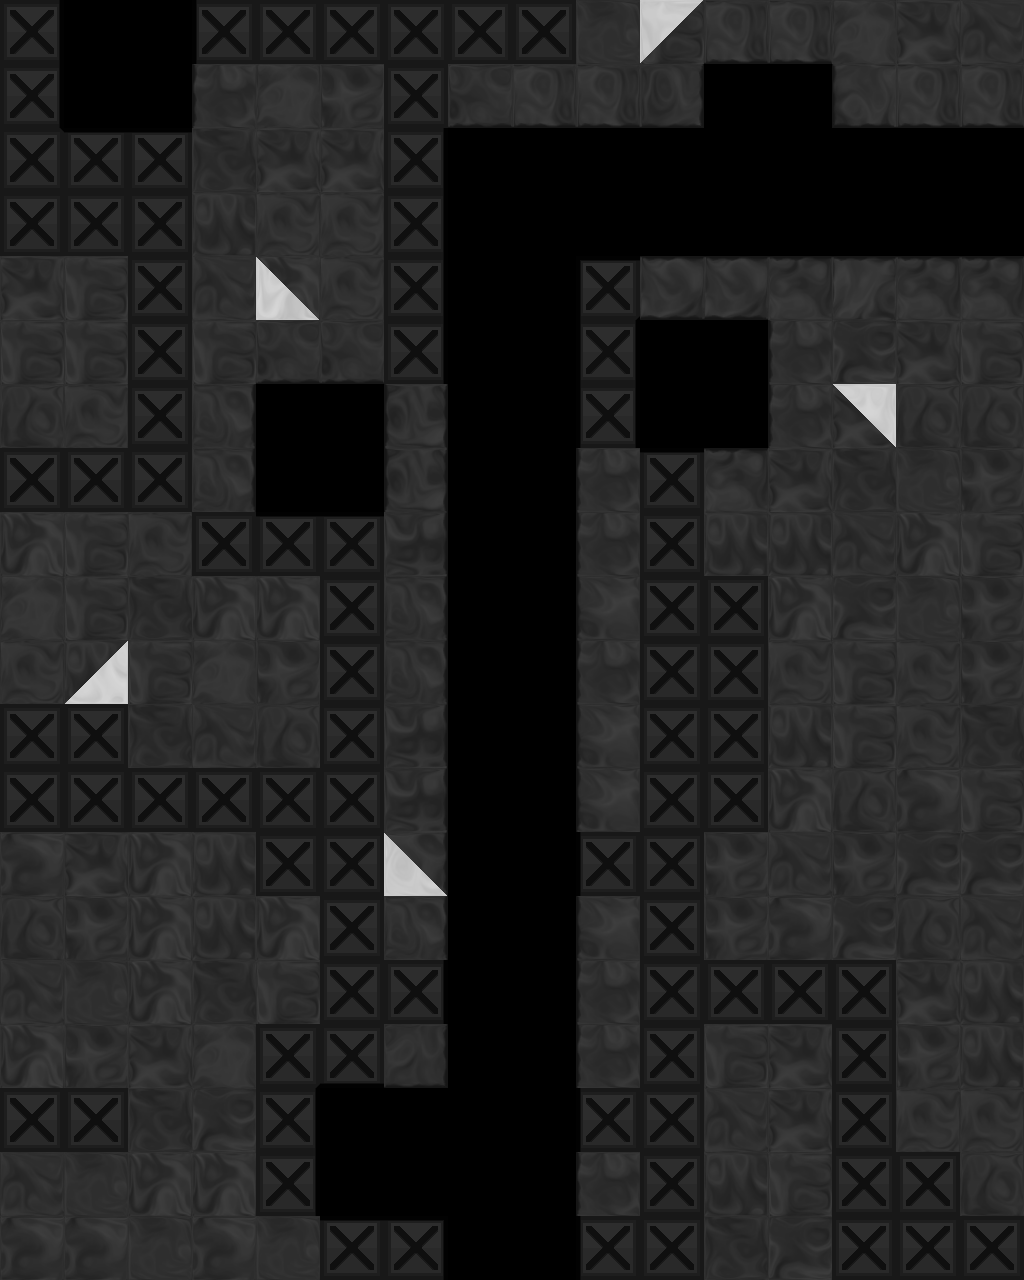

A 2D game scene composited from a Tiled map and its tileset images. What follows is a short description and the map's XML, with every tile layer's data as written:
An orthogonal 16x20 tile map with 64x64 px tiles, 1 tile layer (tile), 1 hidden layer not drawn, 4 tilesets and 3 objects (3x Exit).

<map version="1.0" orientation="orthogonal" width="16" height="20" tilewidth="64" tileheight="64">
 <properties>
  <property name="bg" value="bg4" />
  <property name="bgParallaxX" value=".7" />
  <property name="bgParallaxY" value=".7" />
  <property name="music" value="begin_red" />
 </properties>
 <tileset firstgid="1" source="tiles/black_tiles.tsx" />
 <tileset firstgid="50" source="tiles/white_tiles.tsx" />
 <tileset firstgid="99" source="tiles/mixed_tiles.tsx" />
 <tileset firstgid="211" source="tiles/black_indestructable.tsx" />
 <layer name="backTile" width="16" height="20" visible="0">
  <data encoding="csv">
0,0,0,0,0,0,0,0,0,0,0,0,0,0,0,0,
0,0,0,0,0,0,0,0,0,0,0,0,0,0,0,0,
0,0,0,0,0,0,0,0,0,0,0,0,0,0,0,0,
0,0,0,0,0,0,0,0,0,0,0,0,0,0,0,0,
0,0,0,0,0,0,0,0,0,0,0,0,0,0,0,0,
0,0,0,0,0,0,0,0,0,0,0,0,0,0,0,0,
0,0,0,0,0,0,0,0,0,0,0,0,0,0,0,0,
0,0,0,0,0,0,0,0,0,0,0,0,0,0,0,0,
0,0,0,0,0,0,0,0,0,0,0,0,0,0,0,0,
0,0,0,0,0,0,0,0,0,0,0,0,0,0,0,0,
0,0,0,0,0,0,0,0,0,0,0,0,0,0,0,0,
0,0,0,0,0,0,0,0,0,0,0,0,0,0,0,0,
0,0,0,0,0,0,0,0,0,0,0,0,0,0,0,0,
0,0,0,0,0,0,0,0,0,0,0,0,0,0,0,0,
0,0,0,0,0,0,0,0,0,0,0,0,0,0,0,0,
0,0,0,0,0,0,0,0,0,0,0,0,0,0,0,0,
0,0,0,0,0,0,0,0,0,0,0,0,0,0,0,0,
0,0,0,0,0,0,0,0,0,0,0,0,0,0,0,0,
0,0,0,0,0,0,0,0,0,0,0,0,0,0,0,0,
0,0,0,0,0,0,0,0,0,0,0,0,0,0,0,0
</data>
 </layer>
 <objectgroup name="obj" width="16" height="20" />
 <layer name="tile" width="16" height="20">
  <data encoding="csv">
223,0,0,221,213,211,211,211,211,7,100,38,38,6,3,14,
223,0,0,23,6,5,212,31,38,38,39,0,0,37,38,38,
219,217,217,35,3,3,223,0,0,0,0,0,0,0,0,0,
211,211,211,4,21,21,223,0,0,0,0,0,0,0,0,0,
3,2,212,14,99,21,223,0,0,244,45,45,17,10,17,17,
2,2,213,2,31,31,223,0,0,235,0,0,23,42,3,2,
28,21,211,25,0,0,44,0,0,235,0,0,23,101,28,28,
213,213,213,25,0,0,44,0,0,23,217,17,3,35,7,5,
1,2,21,212,217,217,26,0,0,23,212,4,4,14,1,2,
6,2,35,1,1,212,25,0,0,22,211,212,1,42,7,5,
21,102,2,6,5,212,25,0,0,23,211,213,21,2,21,5,
212,212,35,14,28,211,26,0,0,22,211,213,4,2,21,35,
212,213,213,213,211,211,26,0,0,22,212,213,1,28,49,2,
49,3,1,4,212,213,113,0,0,221,211,5,14,5,42,42,
28,5,1,4,1,212,25,0,0,22,212,5,49,42,28,14,
14,7,1,35,2,213,223,0,0,23,213,213,211,211,3,4,
1,5,3,6,214,227,32,0,0,23,213,2,3,211,5,4,
211,211,35,42,223,0,0,0,0,221,211,14,3,211,21,21,
14,7,1,1,223,0,0,0,0,23,212,4,2,211,213,28,
49,49,7,49,7,217,218,0,0,221,212,35,42,211,213,211
</data>
 </layer>
 <objectgroup name="front" width="16" height="20">
  <object type="Exit" x="960" y="128" width="64" height="128">
   <properties>
    <property name="mapTo" value="arena2" />
   </properties>
  </object>
  <object type="Exit" x="448" y="1216" width="128" height="64">
   <properties>
    <property name="mapTo" value="keyRoom" />
    <property name="right" value="false" />
   </properties>
  </object>
  <object type="Exit" x="64" y="0" width="127" height="44">
   <properties>
    <property name="mapTo" value="thickOrbs" />
    <property name="right" value="false" />
   </properties>
  </object>
 </objectgroup>
</map>
